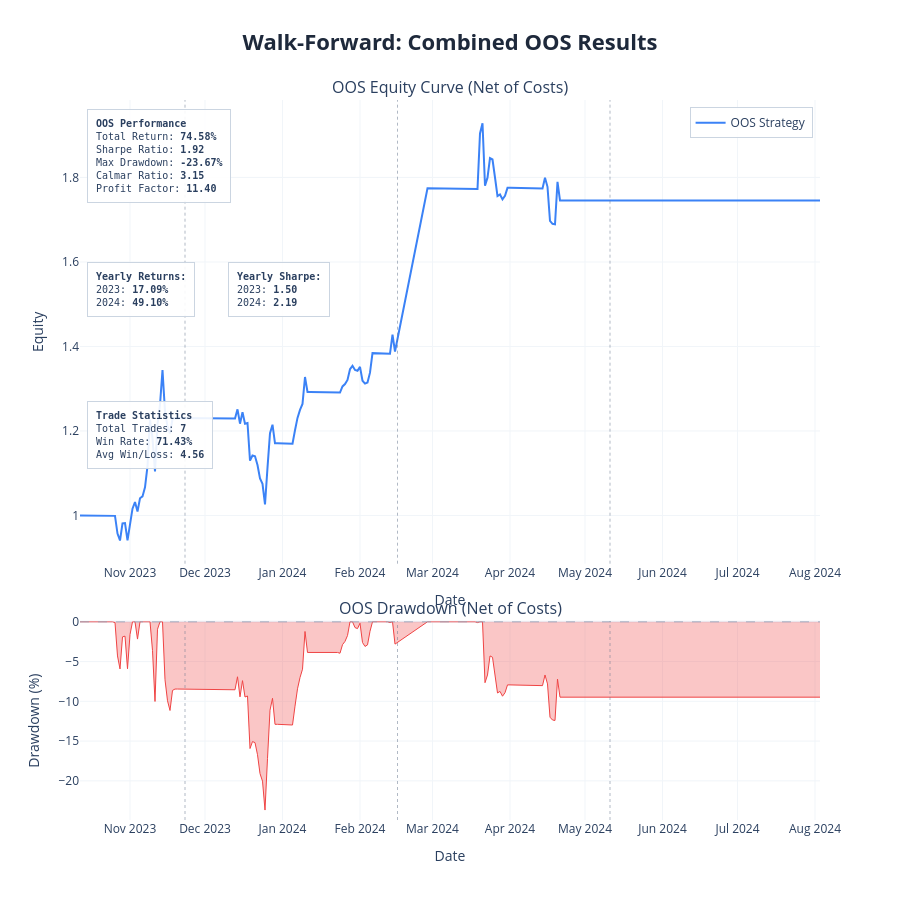

The cell this chart's notebook holds for it:
### Markdown cell above
---
## Results Charts and Cost Stress Test

| Parameter | Description | Default |
|---|---|---|
| `show_fold_perf` | IS vs OOS bars for return, Sharpe, drawdown per fold | `False` |
| `show_param_evol` | Parameter evolution across folds with ±1 std bands | `False` |
| `show_oos_equity` | Combined OOS equity curve + drawdown with fold boundaries | `True` |
| `show_trades` | Overlay entry/exit markers on OOS equity chart | `False` |
| `benchmark_data` | DataFrame with `Close` column for comparison — for pairs, this is the raw spread return (untraded) | `None` |
| `save_html_dir` | Directory path to save charts as HTML files, or `None` | `None` |

**Cost Stress Test:** Re-run the combined OOS backtest at 1×, 1.5×, 2×, 3× the base cost. Pairs strategies trade both legs simultaneously so effective costs are higher — a strategy that collapses at 1.5× is not viable for live execution.

**Pairs-specific note on benchmark:** Unlike single-asset strategies where buy-and-hold is the natural benchmark, pairs strategies should be compared against the *untraded spread* (i.e., what happens if you just held the spread permanently). If the strategy can't beat the untraded spread after costs, the entry/exit logic adds no value.

### Code cell
plot_walk_forward_results(
    results          = results,
    param_defs       = PARAM_DEFS,
    fixed_params     = FIXED_PARAMS,
    benchmark_data   = None,        # no single-asset benchmark for pairs
    show             = True,
    save_html_dir    = None,
    show_fold_perf   = False,
    show_param_evol  = False,
    show_oos_equity  = True,
    show_trades      = False,
)

# ── transaction cost stress test ──────────────────────────────────────────
if results['oos_combined_df'] is not None:
    cost_df = cost_stress_test(
        oos_combined_df  = results['oos_combined_df'],
        cost_multipliers = (1.0, 1.5, 2.0, 3.0),
        base_cost        = COST,
    )
else:
    print('No combined OOS dataframe — skip cost stress test')

### Figure 1 — Plotly figure (JSON) as saved in the notebook; plotly's stock layout.template omitted (floating-point values rounded to 4 significant figures; data arrays with more than 128 entries replaced by an {"elided": "..."} marker saying what was removed)
{"data": [{"hovertemplate": "<b>OOS Strategy</b><br>Date: %{x}<br>Equity: %{y:.4f}<extra></extra>", "line": {"color": "#3b82f6", "width": 2}, "mode": "lines", "name": "OOS Strategy", "type": "scatter", "x": {"elided": "224 str values"}, "xaxis": "x", "y": {"elided": "224 float values"}, "yaxis": "y"}, {"fill": "tozeroy", "fillcolor": "rgba(239, 68, 68, 0.3)", "hovertemplate": "<b>Drawdown</b><br>Date: %{x}<br>%{y:.2f}%<extra></extra>", "line": {"color": "#ef4444", "width": 1}, "mode": "lines", "name": "Drawdown", "showlegend": false, "type": "scatter", "x": {"elided": "224 str values"}, "xaxis": "x2", "y": {"elided": "224 float values"}, "yaxis": "y2"}], "layout": {"annotations": [{"font": {"size": 16}, "showarrow": false, "text": "OOS Equity Curve (Net of Costs)", "x": 0.5, "xanchor": "center", "xref": "paper", "y": 1, "yanchor": "bottom", "yref": "paper"}, {"font": {"size": 16}, "showarrow": false, "text": "OOS Drawdown (Net of Costs)", "x": 0.5, "xanchor": "center", "xref": "paper", "y": 0.276, "yanchor": "bottom", "yref": "paper"}, {"align": "left", "bgcolor": "rgba(255, 255, 255, 0.9)", "bordercolor": "#cbd5e1", "borderpad": 8, "borderwidth": 1, "font": {"family": "monospace", "size": 10}, "showarrow": false, "text": "<b>OOS Performance</b><br>Total Return: <b>74.58%</b><br>Sharpe Ratio: <b>1.92</b><br>Max Drawdown: <b>-23.67%</b><br>Calmar Ratio: <b>3.15</b><br>Profit Factor: <b>11.40</b>", "x": 0.01, "xanchor": "left", "xref": "x domain", "y": 0.98, "yanchor": "top", "yref": "y domain"}, {"align": "left", "bgcolor": "rgba(255, 255, 255, 0.9)", "bordercolor": "#cbd5e1", "borderpad": 8, "borderwidth": 1, "font": {"family": "monospace", "size": 10}, "showarrow": false, "text": "<b>Yearly Returns:</b><br>2023: <b>17.09%</b><br>2024: <b>49.10%</b><br>", "x": 0.01, "xanchor": "left", "xref": "x domain", "y": 0.65, "yanchor": "top", "yref": "y domain"}, {"align": "left", "bgcolor": "rgba(255, 255, 255, 0.9)", "bordercolor": "#cbd5e1", "borderpad": 8, "borderwidth": 1, "font": {"family": "monospace", "size": 10}, "showarrow": false, "text": "<b>Yearly Sharpe:</b><br>2023: <b>1.50</b><br>2024: <b>2.19</b><br>", "x": 0.2, "xanchor": "left", "xref": "x domain", "y": 0.65, "yanchor": "top", "yref": "y domain"}, {"align": "left", "bgcolor": "rgba(255, 255, 255, 0.9)", "bordercolor": "#cbd5e1", "borderpad": 8, "borderwidth": 1, "font": {"family": "monospace", "size": 10}, "showarrow": false, "text": "<b>Trade Statistics</b><br>Total Trades: <b>7</b><br>Win Rate: <b>71.43%</b><br>Avg Win/Loss: <b>4.56</b>", "x": 0.01, "xanchor": "left", "xref": "x domain", "y": 0.35, "yanchor": "top", "yref": "y domain"}], "height": 900, "hovermode": "x unified", "legend": {"bgcolor": "rgba(255, 255, 255, 0.9)", "bordercolor": "#cbd5e1", "borderwidth": 1, "x": 0.99, "xanchor": "right", "y": 0.99, "yanchor": "top"}, "shapes": [{"line": {"color": "#94a3b8", "dash": "dash", "width": 1}, "type": "line", "x0": 0, "x1": 1, "xref": "x2 domain", "y0": 0, "y1": 0, "yref": "y2"}, {"line": {"color": "rgba(100,116,139,0.5)", "dash": "dot", "width": 1}, "type": "line", "x0": "2023-11-23 00:00:00", "x1": "2023-11-23 00:00:00", "xref": "x", "y0": 0, "y1": 1, "yref": "y domain"}, {"line": {"color": "rgba(100,116,139,0.5)", "dash": "dot", "width": 1}, "type": "line", "x0": "2023-11-23 00:00:00", "x1": "2023-11-23 00:00:00", "xref": "x2", "y0": 0, "y1": 1, "yref": "y2 domain"}, {"line": {"color": "rgba(100,116,139,0.5)", "dash": "dot", "width": 1}, "type": "line", "x0": "2024-02-16 00:00:00", "x1": "2024-02-16 00:00:00", "xref": "x", "y0": 0, "y1": 1, "yref": "y domain"}, {"line": {"color": "rgba(100,116,139,0.5)", "dash": "dot", "width": 1}, "type": "line", "x0": "2024-02-16 00:00:00", "x1": "2024-02-16 00:00:00", "xref": "x2", "y0": 0, "y1": 1, "yref": "y2 domain"}, {"line": {"color": "rgba(100,116,139,0.5)", "dash": "dot", "width": 1}, "type": "line", "x0": "2024-05-11 00:00:00", "x1": "2024-05-11 00:00:00", "xref": "x", "y0": 0, "y1": 1, "yref": "y domain"}, {"line": {"color": "rgba(100,116,139,0.5)", "dash": "dot", "width": 1}, "type": "line", "x0": "2024-05-11 00:00:00", "x1": "2024-05-11 00:00:00", "xref": "x2", "y0": 0, "y1": 1, "yref": "y2 domain"}], "showlegend": true, "title": {"font": {"color": "#1E293B", "size": 22}, "text": "<b>Walk-Forward: Combined OOS Results</b>", "x": 0.5, "xanchor": "center"}, "xaxis": {"anchor": "y", "domain": [0, 1], "gridcolor": "#f1f5f9", "gridwidth": 1, "showgrid": true, "title": {"text": "Date"}}, "xaxis2": {"anchor": "y2", "domain": [0, 1], "gridcolor": "#f1f5f9", "gridwidth": 1, "showgrid": true, "title": {"text": "Date"}}, "yaxis": {"anchor": "x", "domain": [0.356, 1], "gridcolor": "#f1f5f9", "gridwidth": 1, "showgrid": true, "title": {"text": "Equity"}}, "yaxis2": {"anchor": "x2", "domain": [0, 0.276], "gridcolor": "#f1f5f9", "gridwidth": 1, "showgrid": true, "title": {"text": "Drawdown (%)"}}}}
